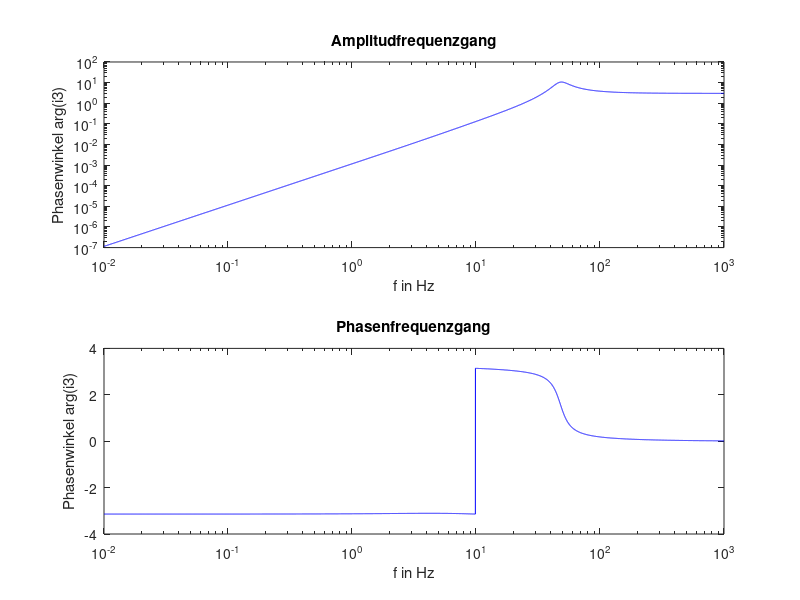

Source code (MATLAB):
% Aufgabe 11 : Komplexes lineares Gleichungssystem : 
% Wechselstromschaltung in komplexer
% Widerstandsrechnung
% S. 136
clc, clear
% Daten :
C1 = 220e-6;
C2 = 220e-6;
L = 50e-3;
R1 = 2.0;
RL = 100;
u0 = 300;

fListe = logspace(log10(0.010),log10(1000),10000);
aListe = [];
phiListe = [];

for f=fListe
    w = 2*pi*f;
    ZC1 = -j/(w*C1);
    ZC2 = -j/(w*C2);
    ZL = j*w*L ;
    
    %    i1     i2     i3
    A=[   1     -1     -1
        ZC1    ZL+R1      0
        0    -(ZL+R1)   (ZC2+RL)];
    
    b=[0
        u0
        0];
    
    I=A\b;
    
    i3=I(3);
    
    a=abs(i3);
    phi=angle(i3);
    
    aListe=[aListe a];
    phiListe=[phiListe phi];
    
end

subplot(2,1,1)
loglog(fListe,aListe,'b-')
title('Amplitudfrequenzgang')
xlabel('f in Hz')
ylabel('Phasenwinkel arg(i3)')

subplot(2,1,2)
semilogx(fListe,phiListe,'b-')
title('Phasenfrequenzgang')
xlabel('f in Hz')
ylabel('Phasenwinkel arg(i3)')